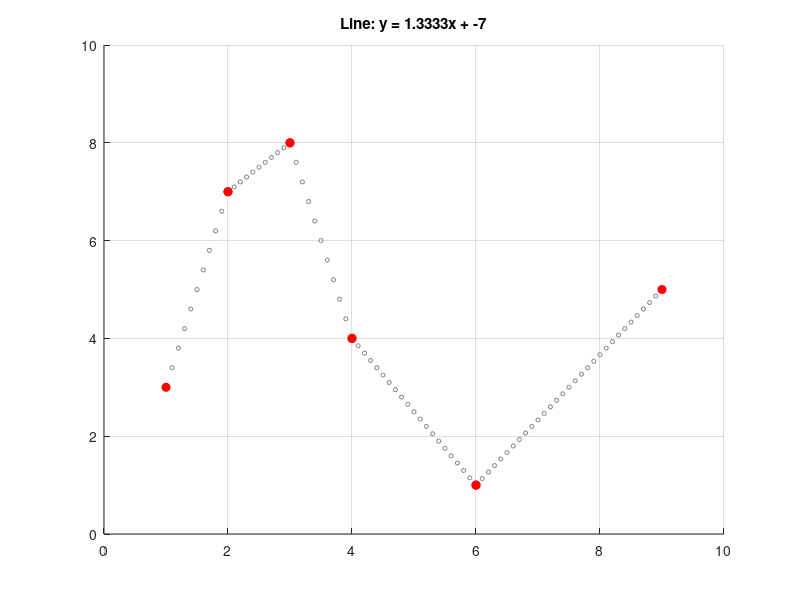

Reproduce this figure in MATLAB.
clearvars;
clf;

hold on;

xp = [1 2 3 4 6 9];
yp = [3 7 8 4 1 5];

for f = 1:length(xp)-1
  p1 = [xp(f), yp(f)];
  p2 = [xp(f+1), yp(f+1)];
  m = (p2(2) - p1(2)) / (p2(1) - p1(1));
  c = p1(2) - m * p1(1);

  x = p1(1):0.1:p2(1);
  y = zeros(size(x));

  for i = 1:length(x)
    y(i) = m * x(i) + c;
  end

  plot(x, y, 'o', 'Color', [0.5 0.5 0.5],'MarkerSize', 3);
  plot([p1(1) p2(1)], [p1(2) p2(2)], 'ro', 'MarkerSize', 6, 'MarkerFaceColor','r');
end

grid on;
axis([0 10 0 10]);
title(['Line: y = ' num2str(m) 'x + ' num2str(c)]);
hold off;
